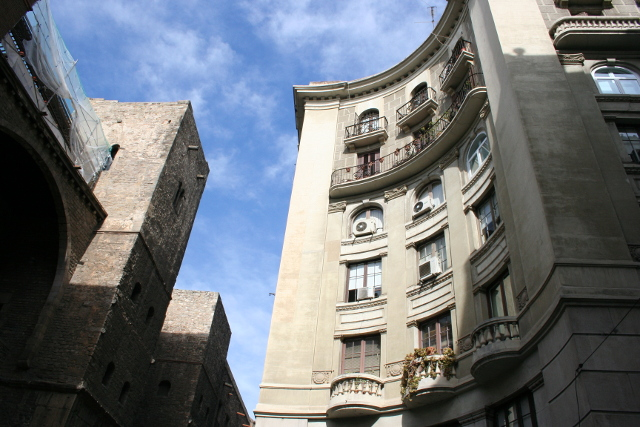
#> input picture Source.jpg, 640 x 427 px
$ python Vintage_generator.py
#> lines starting #> are read from the running program, lines starting #| are printed output that depends on the picture
# -*- coding: utf-8 -*-
"""
Created on Mon Oct  9 18:02:33 2017

Charles Mason
cmmason
Brandon Johnson
bjohnson1

“On my honor, I have not given, nor received, nor witnessed any unauthorized
assistance on this work.”

we used the following outside sources to help create our code
https://docs.opencv.org/3.3.0/da/d6e/tutorial_py_geometric_transformations.html
https://extr3metech.wordpress.com/2012/09/23/convert-photo-to-grayscale-with-python-opencv/
"""

import cv2
import numpy as np
import scipy as sp

#test photo
photo = cv2.imread("Source.jpg")
#> photo is the input picture: shape (427, 640, 3); mean B, G, R 119.5, 114.8, 110.3
photo_2 = cv2.imread("Source_2.jpg")
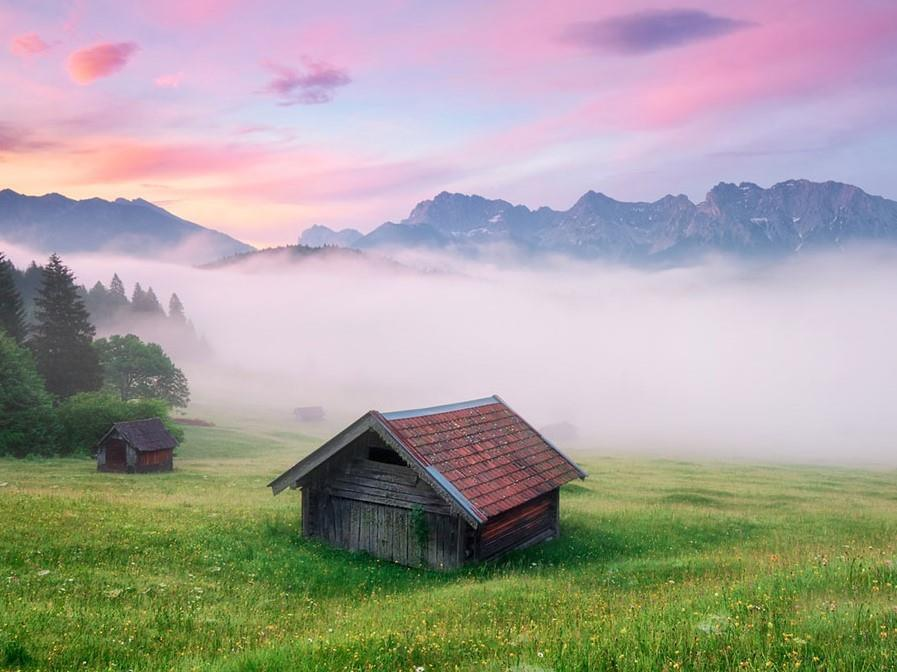
#> input picture Source_2.jpg, 897 x 672 px
#> photo_2 is the input picture: shape (672, 897, 3); mean B, G, R 155.1, 161.3, 166.9

def antiqued(image):

    img = image
    gray_img = cv2.cvtColor(img, cv2.COLOR_BGR2GRAY)
    antique_img = cv2.imread("Overlay_1.jpg")
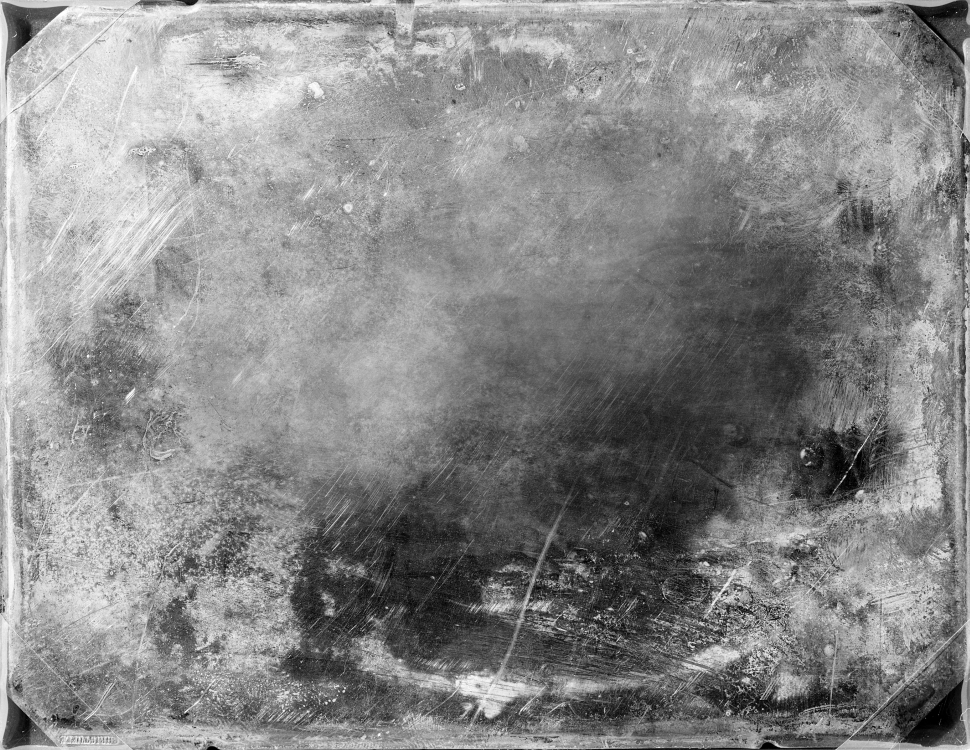
#> input picture Overlay_1.jpg, 1939 x 1500 px (shown at 1/2 size)
#> antique_img is the input picture: shape (1500, 1939, 3); min 0, max 255, mean 136.1
    antique1_img = cv2.imread("Overlay_2.jpg")
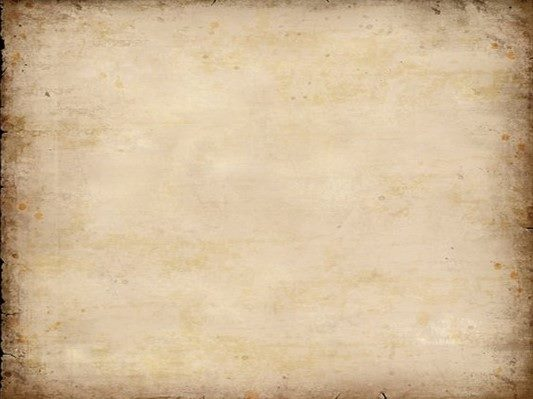
#> input picture Overlay_2.jpg, 533 x 399 px
#> antique1_img is the input picture: shape (399, 533, 3); mean B, G, R 154.6, 187.4, 210.6

    row, col = gray_img.shape
#> row = 427; col = 640
    #resize overlays
    resize1_img = cv2.resize(antique_img, (col, row), interpolation = cv2.INTER_LINEAR)
    resize2_img = cv2.resize(antique1_img, (col, row), interpolation = cv2.INTER_LINEAR)
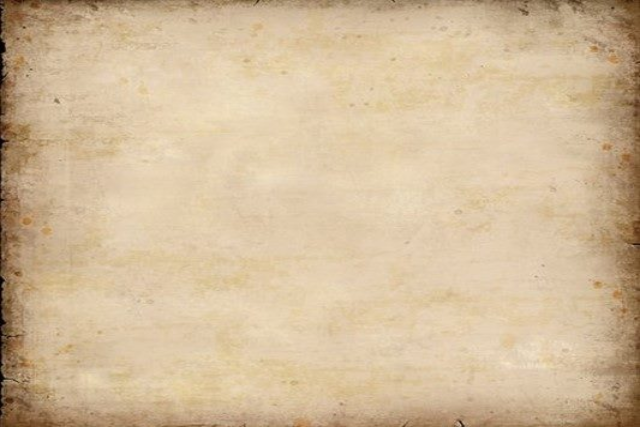
#> resize2_img: shape (427, 640, 3); mean B, G, R 154.4, 187.3, 210.5

    new_image = np.zeros( (row, col, 3) , dtype=np.uint8)
    ave = 0
    for r in range(row):
        for c in range(col):
            gray = (gray_img[r][c])*.55
            anti1 = (resize1_img[r][c])*.3
            anti2 = (resize2_img[r][c])*.15
            #average out the overlays with the input image
            ave = gray + anti1 + anti2
            new_image[r][c] = ave
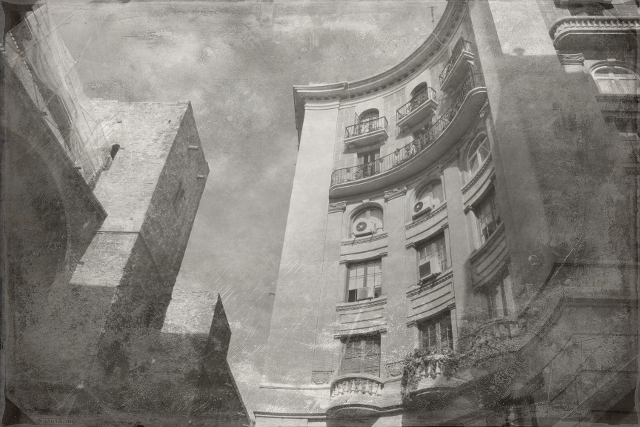
#> new_image: shape (427, 640, 3); mean B, G, R 126.2, 131.1, 134.6

    return new_image

#test code
cv2.imwrite('Output.png',antiqued(photo))
cv2.imwrite('Output_1.png',antiqued(photo_2))
#> in antiqued (call 2), `gray_img = cv2.cvtColor(img, cv2.COLOR_BGR2GRAY)`:
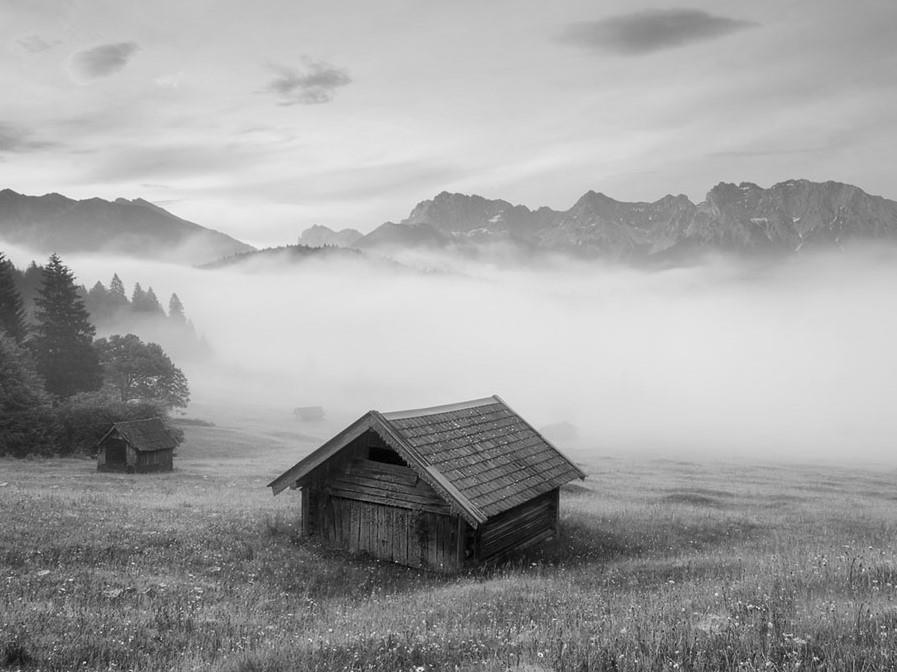
#> gray_img: shape (672, 897); min 0, max 249, mean 162.3
#> after the loop in antiqued (call 2), `for r in range(row):`:
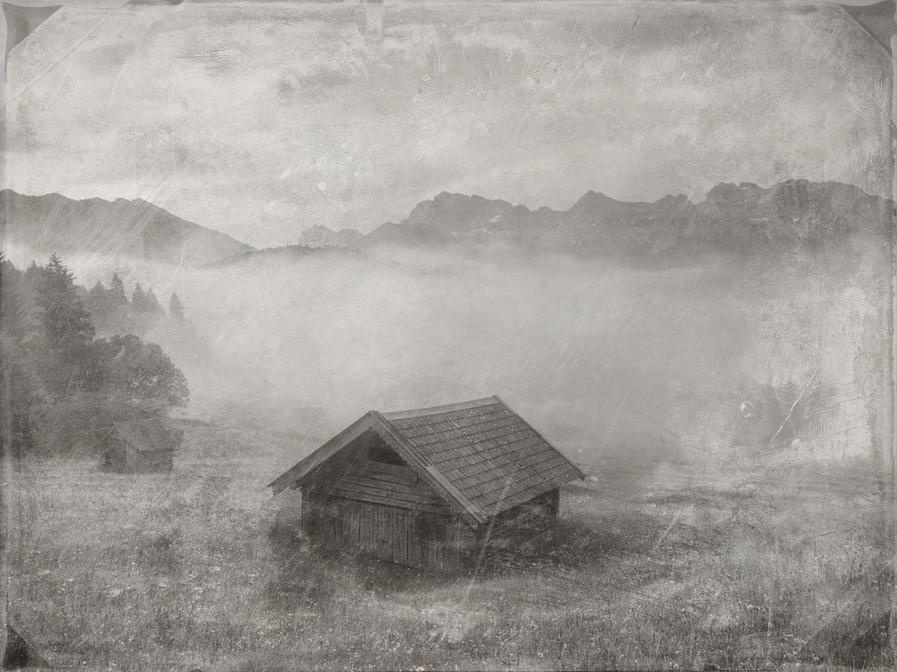
#> new_image: shape (672, 897, 3); mean B, G, R 152.8, 157.7, 161.2

cv2.waitKey(0)
cv2.destroyAllWindows()
